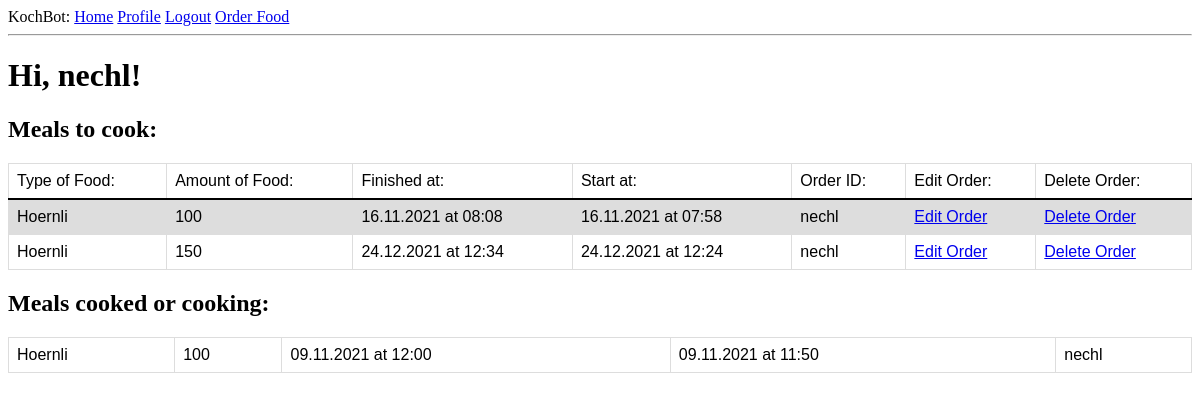
Before: /index (signed in) with the older database file.
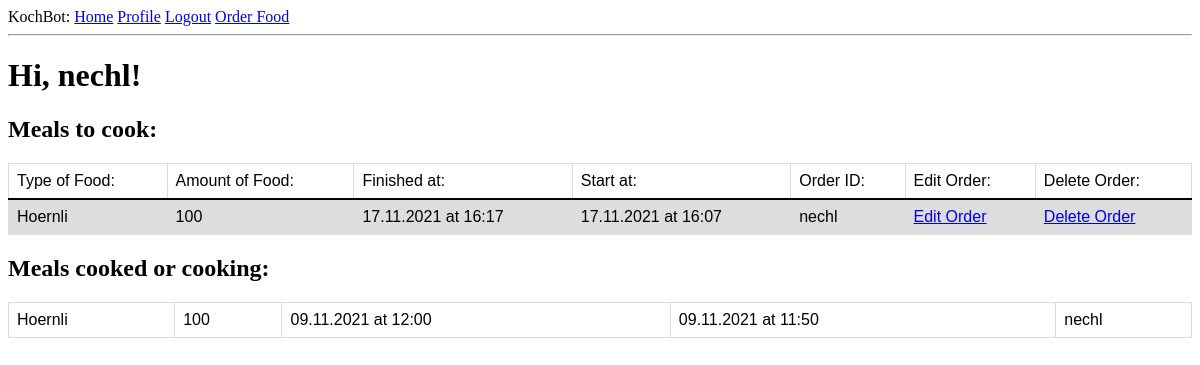
After: the same page with the newer database file.
### app/models.py (models this page shows, shortened)
class User(UserMixin, db.Model):
    id = db.Column(db.Integer, primary_key=True)
    username = db.Column(db.String(64), index=True, unique=True)
    email = db.Column(db.String(120), index=True, unique=True)
    password_hash = db.Column(db.String(128))
    orders = db.relationship('Order', backref='author', lazy='dynamic')

class Order(db.Model):
    id = db.Column(db.Integer, primary_key = True)
    food = db.Column(db.String(140))
    timestamp = db.Column(db.DateTime,  default=datetime.utcnow)
    amount = db.Column(db.Integer())
    finished_at = db.Column(db.DateTime, index = True)
    start_at = db.Column(db.DateTime)
    user_id = db.Column(db.Integer, db.ForeignKey('user.id'))
    cooking = db.Column(db.Boolean, default = False)

### app/routes.py (the view)
@app.route('/')
@app.route('/index')
@login_required
def index():
    orders = Order.query.filter_by(cooking = False).order_by(Order.finished_at.asc()).all()
    orders_cooked = Order.query.filter_by(cooking = True).order_by(Order.finished_at.asc()).all()
    return render_template('index.html', title='Home', orders=orders, orders_cooked = orders_cooked)

### app/models.py (called while the page is built)
@login.user_loader
def load_user(id):
    return User.query.get(int(id))

### app/templates/index.html
{% extends "base.html" %}
{% block content %}
    <div class="MainContent">
        <h1>Hi, {{ current_user.username }}!</h1>
        <h2>Meals to cook:</h2>
        <table id="orders">
            <tr id="orders_header">
                <th id="orders_header">Type of Food:</th>
                <th id="orders_header">Amount of Food:</th>
                <th id="orders_header">Finished at:</th>
                <th id="orders_header">Start at:</th>
                <th id="orders_header">Order ID:</th>
                <th id="orders_header">Edit Order:</th>
                <th id="orders_header">Delete Order:</th>
            </tr>
            {% for order in orders %}
                {% include '_order.html' %}
            {% endfor %}
        </table>
        <h2>Meals cooked or cooking:</h2>
        <table id="orders">
            {% for order in orders_cooked %}
                {% include '_order_cooked.html' %}
            {% endfor %}
        </table>
    </div>
{% endblock %}

### app/templates/base.html (shortened to what this page needs)
<html>
    <head>
        <link rel="stylesheet" href=" {{ url_for('static', filename='style/style.css') }}">
    </head>
    <body>
        <div>
            KochBot:
                <a href="{{ url_for('index') }}">Home</a>
                {% if current_user.is_anonymous %}
                <a href="{{ url_for('login') }}">Login</a>
                {% else %}
                <a href="{{ url_for('user', username=current_user.username) }}">Profile</a>
                <a href="{{ url_for('logout') }}">Logout</a>
                {% endif %}
                <a href="{{ url_for('order') }}">Order Food</a>
        </div>
        <hr>
        {% block content %}{% endblock %}
    </body>
</html>

### app/templates/_order.html
<tr id="orders">
    <th id="orders">{{ order.food }}</th>
    <th id="orders">{{ order.amount }}</th>
    <th id="orders">{{ order.finished_at.strftime("%d.%m.%Y at %H:%M") }}</th>
    <th id="orders">{{ order.start_at.strftime("%d.%m.%Y at %H:%M") }}</th>
    <th id="orders">{{ order.user_id }}</th>
    <th id="orders"><a href="{{ url_for('edit_order', id=order.id) }}">Edit Order</a></th>
    <th id="orders"><a href="{{ url_for('delete_order', id=order.id) }}">Delete Order</a></th>
</tr>

### app/templates/_order_cooked.html
<tr id="orders">
    <th id="orders">{{ order.food }}</th>
    <th id="orders">{{ order.amount }}</th>
    <th id="orders">{{ order.finished_at.strftime("%d.%m.%Y at %H:%M") }}</th>
    <th id="orders">{{ order.start_at.strftime("%d.%m.%Y at %H:%M") }}</th>
    <th id="orders">{{ order.user_id }}</th>
</tr>

### app/static/style/style.css (style rules this page uses)
table#orders { font-family: Arial, sans-serif; font-style:normal; border-collapse: collapse; width: 100%; }
td#orders, th#orders, th#orders_header { border: 1px solid #dddddd; text-align: left; padding: 8px; font-weight: normal; }
tr#orders_header { font-weight: bold; border-bottom: 2px solid black; }
tr#orders:nth-child(even) { background-color: #dddddd; }
.MainContent { background-color: white; }

Changed rows visible on the page:
removed Order: food "Hoernli", amount "100", finished_at "16.11.2021 at 08:08", start_at "16.11.2021 at 07:58", user_id "nechl", shown under "Meals to cook:"
removed Order: food "Hoernli", amount "150", finished_at "24.12.2021 at 12:34", start_at "24.12.2021 at 12:24", user_id "nechl", shown under "Meals to cook:"
added Order: food "Hoernli", amount "100", finished_at "17.11.2021 at 16:17", start_at "17.11.2021 at 16:07", user_id "nechl", shown under "Meals to cook:"
